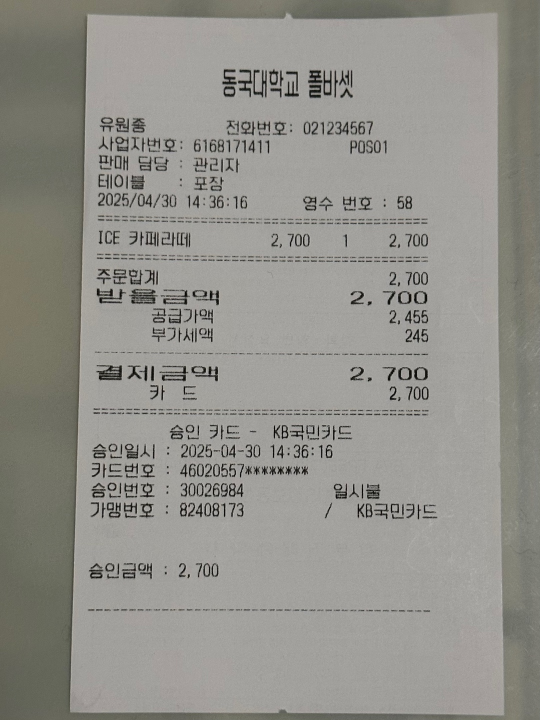
#> input picture recipt_image/recipt2.jpg, 1080 x 1440 px (shown at 1/2 size)
$ python imageprocess1.py
#> lines starting #> are read from the running program, lines starting #| are printed output that depends on the picture; after the words box and inside, x2 and y2 are one past the last pixel; in counts of white or black regions, pixels touching at a corner belong together
import cv2
import imutils
from imutils.perspective import four_point_transform

original_image =  cv2.imread("recipt_image/recipt2.jpg")
#> original_image is the input picture: shape (1440, 1080, 3); mean B, G, R 139.1, 145.2, 146.3

image = original_image.copy()
image = imutils.resize(image, width=500)
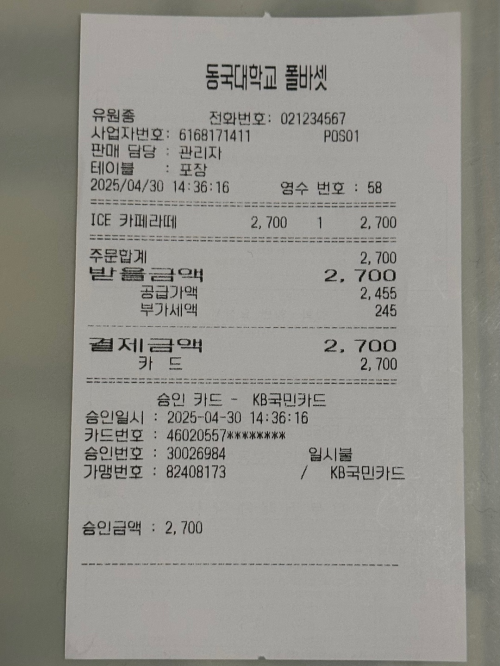
#> image: shape (666, 500, 3); mean B, G, R 139.1, 145.2, 146.3

gray = cv2.cvtColor(image, cv2.COLOR_BGR2GRAY)
# 밝기 대비 향상을 위해 adaptive threshold 적용
thresh = cv2.adaptiveThreshold(
    gray, 255,
    cv2.ADAPTIVE_THRESH_GAUSSIAN_C,
    cv2.THRESH_BINARY, 11, 2
)
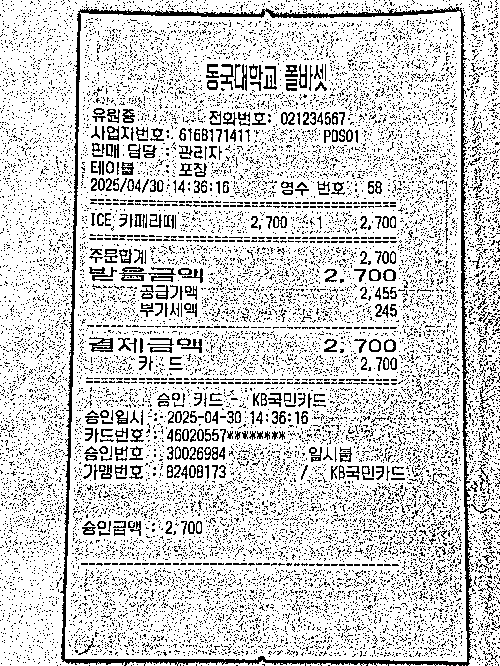
#> thresh: shape (666, 500); 81.7% white; black in thin lines or dots

# 이진화 결과 확인
cv2.imshow("Threshold", thresh)

blurred = cv2.GaussianBlur(thresh, (7,7,), 0)
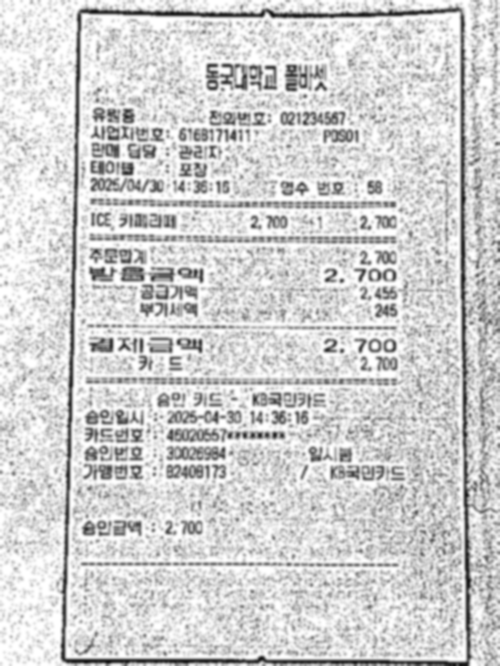
#> blurred: shape (666, 500); min 15, max 255, mean 208.4
edged = cv2.Canny(blurred, 50, 150)
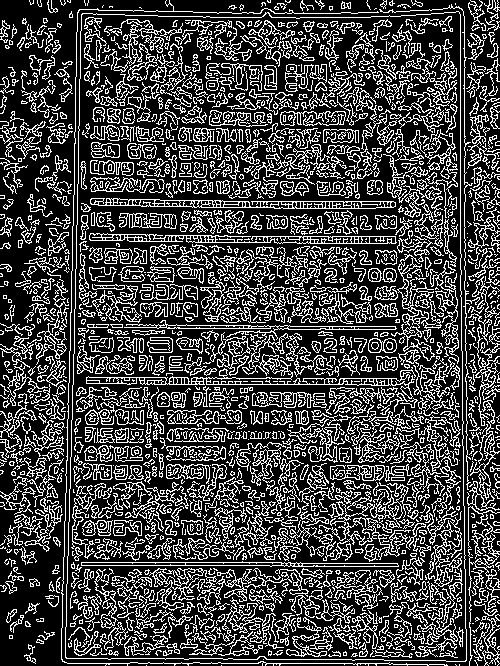
#> edged: shape (666, 500); 27% white in thin lines or dots

kernel = cv2.getStructuringElement(cv2.MORPH_RECT, (5, 5))
edged_cleaned = cv2.morphologyEx(edged, cv2.MORPH_CLOSE, kernel)
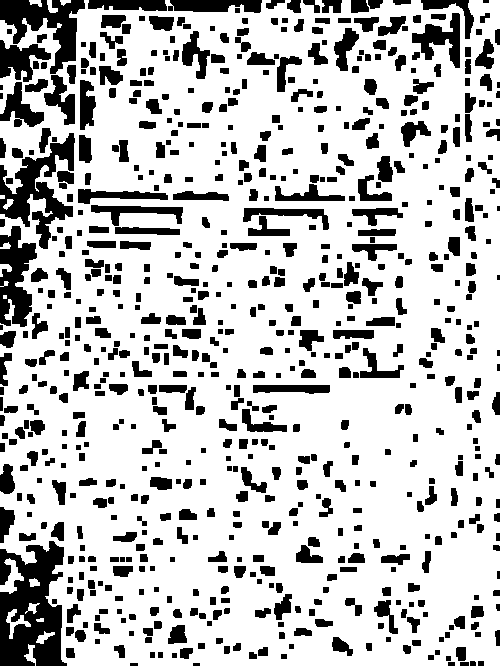
#> edged_cleaned: shape (666, 500); 76.4% white; 733 black regions (8 under 20 px)

# 디버깅 1
cv2.imshow("Edged", edged)
cv2.waitKey(0)
cv2.destroyAllWindows()

cnts = cv2.findContours(edged.copy(), cv2.RETR_EXTERNAL, cv2.CHAIN_APPROX_SIMPLE)
#> cnts = 369 contours, 267 with area under 20; largest, box (x1, y1, x2, y2) and area: (65, 11, 467, 662) 249892, (467, 400, 500, 511) 644, (0, 344, 48, 406) 322, (473, 324, 500, 426) 270, (467, 114, 500, 170) 269
cnts = imutils.grab_contours(cnts)
cnts = sorted(cnts, key=cv2.contourArea, reverse=True)

receiptCnt = None
for c in cnts:
    if cv2.contourArea(c) > 1000:  # 너무 작으면 제외
            hull = cv2.convexHull(c)
            peri = cv2.arcLength(hull, True)
            approx = cv2.approxPolyDP(hull, 0.02 * peri, True)

    if len(approx) == 4:
        receiptCnt = approx
        break
#> this loop made 1 pass
#> (peri, receiptCnt) on pass 1: (2072.2, [[458, 11], [466, 660], [66, 658], [81, 14]])

if receiptCnt is None:
    raise Exception(("Could not find outline"))

output = image.copy()
cv2.drawContours(output, [receiptCnt], -1, (255, 0, 0), 3)
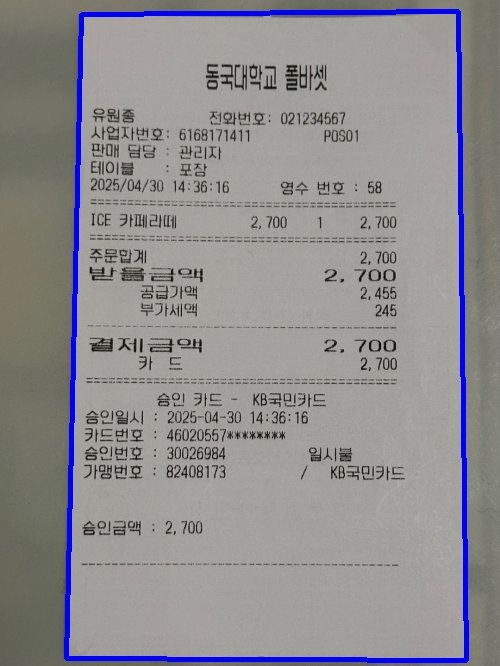
#> output: shape (666, 500, 3); 3.11% of pixels changed, all inside (x1, y1, x2, y2) = (64, 9, 469, 663)
cv2.imshow("Receipt Outline", output)

ratio = original_image.shape[1] / float(image.shape[1])
#> ratio = 2.16
receipt = four_point_transform(original_image, receiptCnt.reshape(4, 2) * ratio)
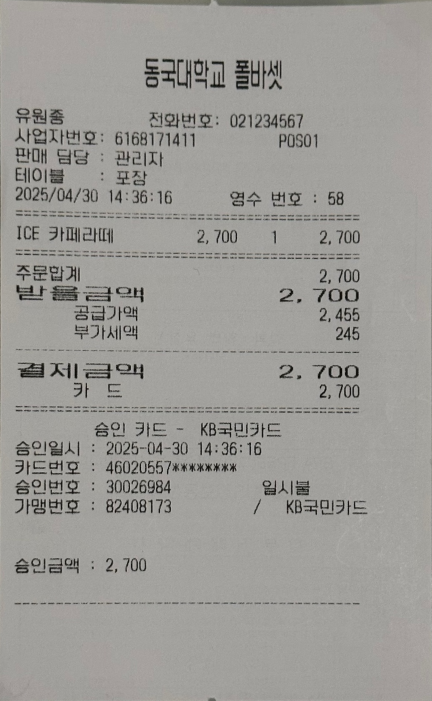
#> receipt: shape (1401, 864, 3) (shown at 1/2 size); mean B, G, R 150.6, 154.6, 156
cv2.imshow("Receipt", receipt)
cv2.waitKey(0)
cv2.destroyAllWindows()

$ run again, with recipt_image/recipt11.jpg copied over recipt_image/recipt2.jpg
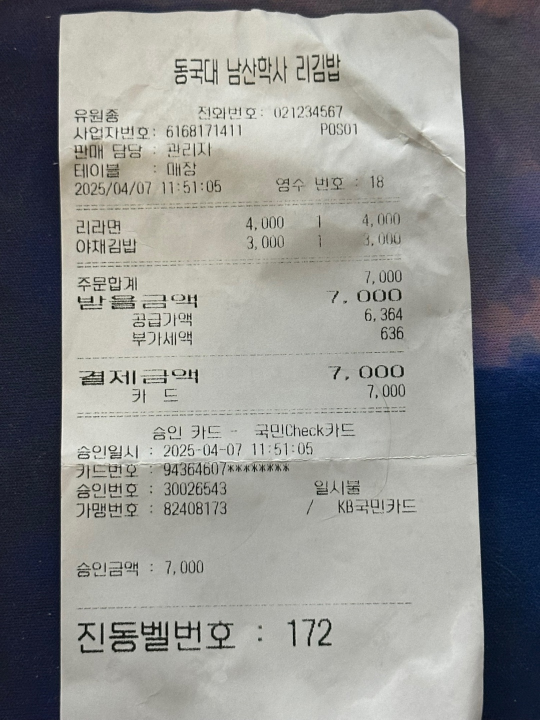
#> input picture recipt_image/recipt11.jpg, 1080 x 1440 px (shown at 1/2 size)
#> original_image is the input picture: shape (1440, 1080, 3); mean B, G, R 142.7, 144.5, 143.6
#> `thresh = cv2.adaptiveThreshold( gray, 255, cv2.ADAPTIVE_THRESH_GAUSSIA..`:
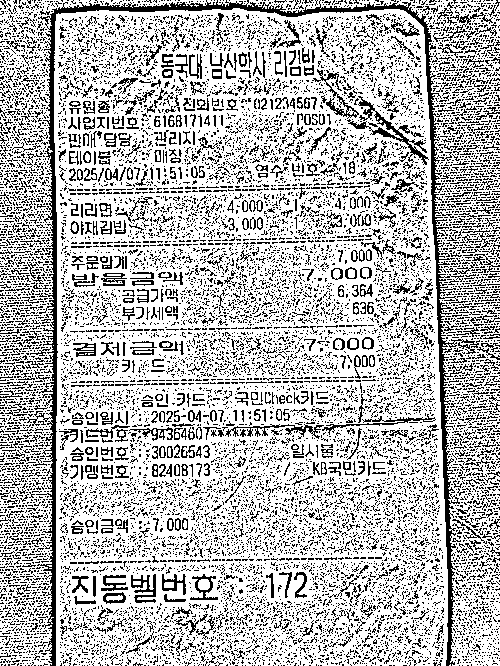
#> thresh: shape (666, 500); 72.8% white; black in thin lines or dots
#> edged: shape (666, 500); 30.4% white in thin lines or dots
#> edged_cleaned: shape (666, 500); 89.5% white; 670 black regions (14 under 20 px)
#> cnts = 1623 contours, 1166 with area under 20; largest, box (x1, y1, x2, y2) and area: (125, 301, 436, 438) 3140, (241, 491, 382, 563) 2097, (93, 584, 292, 666) 2009, (0, 187, 54, 528) 1774, (0, 0, 132, 191) 1515
#> the loop `for c in cnts:` made 2 passes
#> (peri, receiptCnt) on pass 2: (354.3, [[381, 558], [257, 561], [241, 520], [345, 491]])
#> output: shape (666, 500, 3); mean B, G, R 143.1, 143.6, 142.7
#> `receipt = four_point_transform(original_image, receiptCnt.reshape(4, 2..`:
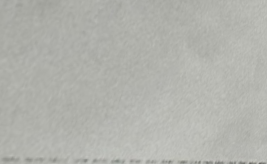
#> receipt: shape (164, 267, 3); mean B, G, R 173.3, 179, 178
